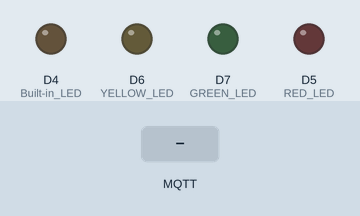
This sketch was run on a simulated ESP8266 (NodeMCU). On the bench: output pins drawn as LEDs (lit = HIGH). Dashed ring = blinking. The test bench sets the inputs (shaded band). WiFi joins after 1.5 s; servers stay silent unless stated; EEPROM starts erased; no MQTT or app messages arrive unless stated; what the sketch prints to the serial monitor is not drawn.

Above: at 3.3 s.
3.4 s: MQTT message "led" arrives on the second subscribed topic
At 3.8 s:
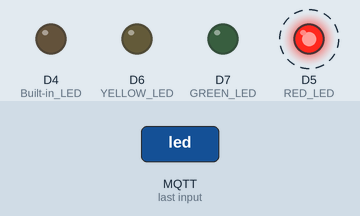
6.4 s: MQTT message "90" arrives on the second subscribed topic
At 7.4 s:
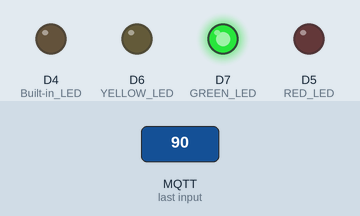
7.9 s: MQTT message "0" arrives on the second subscribed topic
At 8.3 s:
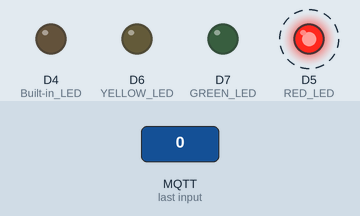
10.9 s: MQTT message "200" arrives on the second subscribed topic
At 12.1 s:
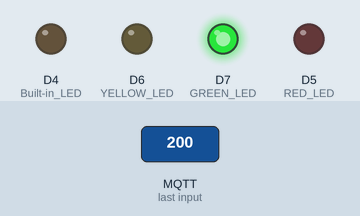
Timing chart, 0 to 13.4 s (numbered marks = the images above; inputs shaded):
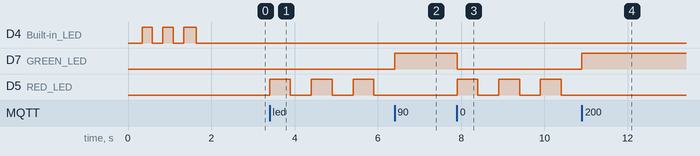

The sketch:

wifi_light.ino
```cpp
#include <ESP8266WiFi.h>
#include <PubSubClient.h>
#include <EEPROM.h>

// EEPROM Size for Wi-Fi credentials
#define EEPROM_SIZE 96

// MQTT Broker
const char* server = "192.168.86.88"; // Replace with your laptop's IP running Mosquitto
const char* reset_topic = "device/reset";
const char* distance_topic = "sensor/distance";
const char* reed_switch_topic = "sensor/reed";

// Get MAC Address for unique client ID
String macAddr = WiFi.macAddress();
String host = "arduino-LED-" + macAddr.substring(12); // Shorten to avoid long names

WiFiClient wifiClient;
PubSubClient mqttClient(wifiClient);

// Initialize LED constants and blink mode flag
const int RED_LED = D5;
const int YELLOW_LED = D6;
const int GREEN_LED = D7;
bool blinkMode = false;
bool blinkModeDC = false;
String state = "off";
bool reedSwitchState = false;
char ssid[32] = "";
char pass[64] = "";

void setup() {
  Serial.begin(9600);
  delay(10);
  Serial.println("Initializing...");

  // Set Pins
  pinMode(RED_LED, OUTPUT);
  pinMode(YELLOW_LED, OUTPUT);
  pinMode(GREEN_LED, OUTPUT);
  pinMode(LED_BUILTIN, OUTPUT);  // Built-in LED
  allOff();

  EEPROM.begin(EEPROM_SIZE);
  EEPROM.get(0, ssid);
  EEPROM.get(32, pass);

  // Check for stored credentials
  if (strlen(ssid) > 0) {
    Serial.println("Connecting to Wi-Fi: " + String(ssid));
    WiFi.hostname(host.c_str());
    WiFi.begin(ssid, pass);

    int timeout = 15;
    while (WiFi.status() != WL_CONNECTED && timeout > 0) {
      digitalWrite(LED_BUILTIN, LOW);  // ON (Active Low)
      delay(250);
      digitalWrite(LED_BUILTIN, HIGH); // OFF
      delay(250);
      Serial.print(".");
      timeout--;
    }

    if (WiFi.status() == WL_CONNECTED) {
      Serial.println("\nWiFi connected: " + String(ssid));
      digitalWrite(LED_BUILTIN, LOW);
      delay(500);
      startMQTT();
      return;
    } else {
      Serial.print("\nFailed to connect.");
    }
  } else {
    Serial.print("No Wi-Fi credentials stored.");
  }

  Serial.println(" Enter Credentials");
  requestWiFiCredentials();
}

void saveWiFiCredentials(const char *newSSID, const char *newPassword) {
    Serial.println("Saving WiFi credentials...");
    strncpy(ssid, newSSID, sizeof(ssid));
    strncpy(pass, newPassword, sizeof(pass));
    EEPROM.put(0, ssid);
    EEPROM.put(32, pass);
    EEPROM.commit();
    Serial.println("Saved! Rebooting...");
    delay(2000);
    ESP.restart();
}

void requestWiFiCredentials() {
    Serial.println("Enter SSID:");
    while (Serial.available() == 0) {
        delay(100);
    }
    String newSSID = Serial.readStringUntil('\n');
    newSSID.trim();

    Serial.println("Enter Password:");
    while (Serial.available() == 0) {
        delay(100);
    }
    String newPassword = Serial.readStringUntil('\n');
    newPassword.trim();

    saveWiFiCredentials(newSSID.c_str(), newPassword.c_str());
}

void startMQTT() {
    Serial.println("Starting normal operation...");
    mqttClient.setServer(server, 1883);
    mqttClient.setCallback(callback);
    reconnect();
}

void reconnect() {
  while (!mqttClient.connected()) {
    Serial.print("Connecting to MQTT Broker... ");
    char hostChar[host.length() + 1];
    host.toCharArray(hostChar, host.length() + 1);

    if (mqttClient.connect(hostChar, "mqtt_led", "passwordLED")) { // Fixed incorrect object reference
      Serial.println("MQTT Connected");
      mqttClient.subscribe(reed_switch_topic);
      mqttClient.subscribe(distance_topic);
    } else {
      Serial.print("MQTT Connection Failure, State: ");
      Serial.print(mqttClient.state());
      Serial.println(" retrying in 5 seconds");
      delay(5000);
    }
  }
}

void callback(char* topic, byte* payload, unsigned int length) {
  Serial.print("Message arrived [");
  Serial.print(topic);
  Serial.print("] ");

  String message;
  for (int i = 0; i < length; i++) {
    message += (char)payload[i];
  }
  Serial.println(message);

  if (String(topic) == reset_topic && message == "led") {
    Serial.println("Reset command received via MQTT. Clearing Wi-Fi credentials...");
    clearWiFiCredentials();
    Serial.println("Restarting...");
    delay(2000);
    ESP.restart();
  } else if (String(topic) == reed_switch_topic) {
    reedSwitchState = (message == "on");
    Serial.println(reedSwitchState ? "Reed switch ON" : "Reed switch OFF");
    if (reedSwitchState) {
      allOff();
    }
  } else if (String(topic) == distance_topic && !reedSwitchState) {
    blinkModeDC = false;
    int distance = message.toInt();
    Serial.print("Distance received: ");
    Serial.println(distance);
    controlLEDs(distance);
  }
}

void clearWiFiCredentials() {
    for (int i = 0; i < EEPROM_SIZE; i++) {
        EEPROM.write(i, 0);
    }
    EEPROM.commit();
    Serial.println("EEPROM cleared.");
}

// Shuts off all lights
void allOff() {
  blinkMode = false;
  digitalWrite(RED_LED, LOW);
  digitalWrite(YELLOW_LED, LOW);
  digitalWrite(GREEN_LED, LOW);
  state = "off";
}

// Handles blinking when blinkmode is enabled.
void blink() {
  static unsigned long lastBlinkTime = 0;
  static bool ledState = false;
  if (blinkMode && millis() - lastBlinkTime > 500) {
    lastBlinkTime = millis();
    ledState = !ledState;
    digitalWrite(RED_LED, ledState);
    state = "blinking";
  }
}

// Handles blinking when there is a disconnect
void blink_DC() {
  static unsigned long lastBlinkDCTime = 0;
  static bool ledDCState = false;
  if (blinkModeDC && millis() - lastBlinkDCTime > 500) {
    lastBlinkDCTime = millis();
    ledDCState = !ledDCState;
    digitalWrite(YELLOW_LED, ledDCState);
    state = "blinking_DC";
  }
}

// Handles individual light control
void controlLEDs(int distance) {
  allOff();
  if (distance < 20) {
    blinkMode = true;
    state = "blinking";
  } else if (distance < 40) {
    blinkMode = false;
    digitalWrite(RED_LED, HIGH);
    state = "red";
  } else if (distance < 60) {
    blinkMode = false;
    digitalWrite(YELLOW_LED, HIGH);
    state = "yellow";
  } else {
    blinkMode = false;
    digitalWrite(GREEN_LED, HIGH);
    state = "green";
  }
}

void loop() {
  if (!mqttClient.connected()) {
    reconnect();
  }
  mqttClient.loop();
  blink();
}
```

Measured:
- after the input at 3.4 s, D5 (RED_LED): alternates HIGH for 0.50 s and LOW for 0.50 s, starting at once
- after the input at 6.4 s, D7 (GREEN_LED): LOW → HIGH at once; D5 (RED_LED): stays LOW (without the input it goes to HIGH after 0.01 s)
- after the input at 7.9 s, D7 (GREEN_LED): HIGH → LOW at once; D5 (RED_LED): alternates HIGH for 0.50 s and LOW for 0.50 s, starting at once
- after the input at 10.9 s, D7 (GREEN_LED): LOW → HIGH at once; D5 (RED_LED): stops changing and stays LOW
